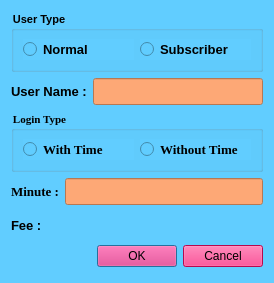
<?xml version="1.0" encoding="UTF-8"?>
<ui version="4.0">
 <class>StartComputer</class>
 <widget class="QDialog" name="StartComputer">
  <property name="geometry">
   <rect>
    <x>0</x>
    <y>0</y>
    <width>274</width>
    <height>283</height>
   </rect>
  </property>
  <property name="windowTitle">
   <string>Masa Aç</string>
  </property>
  <property name="windowIcon">
   <iconset resource="resources.qrc">
    <normaloff>:/icons/icons/monitor-icon-ready.png</normaloff>:/icons/icons/monitor-icon-ready.png</iconset>
  </property>
  <property name="styleSheet">
   <string notr="true">background-color: rgb(97, 205, 255);</string>
  </property>
  <layout class="QVBoxLayout" name="verticalLayout">
   <item>
    <widget class="QGroupBox" name="userType">
     <property name="sizePolicy">
      <sizepolicy hsizetype="Preferred" vsizetype="Fixed">
       <horstretch>0</horstretch>
       <verstretch>0</verstretch>
      </sizepolicy>
     </property>
     <property name="font">
      <font>
       <family>MS Shell Dlg 2</family>
       <pointsize>8</pointsize>
       <weight>75</weight>
       <bold>true</bold>
      </font>
     </property>
     <property name="title">
      <string>User Type</string>
     </property>
     <layout class="QHBoxLayout" name="horizontalLayout_2">
      <item>
       <widget class="QRadioButton" name="normal">
        <property name="font">
         <font>
          <family>MS Sans Serif</family>
          <pointsize>10</pointsize>
          <weight>75</weight>
          <bold>true</bold>
         </font>
        </property>
        <property name="text">
         <string>Normal</string>
        </property>
       </widget>
      </item>
      <item>
       <widget class="QRadioButton" name="subscriber">
        <property name="font">
         <font>
          <family>MS Sans Serif</family>
          <pointsize>10</pointsize>
          <weight>75</weight>
          <bold>true</bold>
         </font>
        </property>
        <property name="text">
         <string>Subscriber</string>
        </property>
       </widget>
      </item>
     </layout>
    </widget>
   </item>
   <item>
    <layout class="QHBoxLayout" name="horizontalLayout">
     <item>
      <widget class="QLabel" name="username">
       <property name="font">
        <font>
         <family>MS Sans Serif</family>
         <pointsize>10</pointsize>
         <weight>75</weight>
         <bold>true</bold>
        </font>
       </property>
       <property name="text">
        <string>User Name :</string>
       </property>
      </widget>
     </item>
     <item>
      <widget class="QLineEdit" name="readUserName">
       <property name="font">
        <font>
         <family>MS Sans Serif</family>
         <pointsize>12</pointsize>
         <weight>75</weight>
         <bold>true</bold>
        </font>
       </property>
       <property name="styleSheet">
        <string notr="true">background-color: rgb(253, 168, 118);</string>
       </property>
      </widget>
     </item>
    </layout>
   </item>
   <item>
    <widget class="QGroupBox" name="groupBox_2">
     <property name="sizePolicy">
      <sizepolicy hsizetype="Preferred" vsizetype="Fixed">
       <horstretch>0</horstretch>
       <verstretch>0</verstretch>
      </sizepolicy>
     </property>
     <property name="font">
      <font>
       <family>Times New Roman</family>
       <pointsize>8</pointsize>
       <weight>75</weight>
       <bold>true</bold>
      </font>
     </property>
     <property name="title">
      <string>Login Type</string>
     </property>
     <layout class="QHBoxLayout" name="horizontalLayout_7">
      <item>
       <widget class="QRadioButton" name="withTimer">
        <property name="font">
         <font>
          <family>Times New Roman</family>
          <pointsize>10</pointsize>
          <weight>75</weight>
          <bold>true</bold>
         </font>
        </property>
        <property name="text">
         <string>With Time</string>
        </property>
       </widget>
      </item>
      <item>
       <widget class="QRadioButton" name="withoutTimer">
        <property name="font">
         <font>
          <family>Times New Roman</family>
          <pointsize>10</pointsize>
          <weight>75</weight>
          <bold>true</bold>
         </font>
        </property>
        <property name="text">
         <string>Without Time</string>
        </property>
       </widget>
      </item>
     </layout>
    </widget>
   </item>
   <item>
    <layout class="QHBoxLayout" name="horizontalLayout_4">
     <item>
      <widget class="QLabel" name="minute">
       <property name="font">
        <font>
         <family>Times New Roman</family>
         <pointsize>10</pointsize>
         <weight>75</weight>
         <bold>true</bold>
        </font>
       </property>
       <property name="text">
        <string>Minute :</string>
       </property>
      </widget>
     </item>
     <item>
      <widget class="QLineEdit" name="readMinute">
       <property name="font">
        <font>
         <family>Times New Roman</family>
         <pointsize>12</pointsize>
         <weight>75</weight>
         <bold>true</bold>
        </font>
       </property>
       <property name="styleSheet">
        <string notr="true">background-color: rgb(253, 168, 118);</string>
       </property>
      </widget>
     </item>
    </layout>
   </item>
   <item>
    <layout class="QHBoxLayout" name="horizontalLayout_6">
     <property name="spacing">
      <number>0</number>
     </property>
     <item>
      <widget class="QLabel" name="fee">
       <property name="sizePolicy">
        <sizepolicy hsizetype="Preferred" vsizetype="Preferred">
         <horstretch>0</horstretch>
         <verstretch>0</verstretch>
        </sizepolicy>
       </property>
       <property name="font">
        <font>
         <family>MS Sans Serif</family>
         <pointsize>10</pointsize>
         <weight>75</weight>
         <bold>true</bold>
        </font>
       </property>
       <property name="text">
        <string>Fee :</string>
       </property>
      </widget>
     </item>
     <item>
      <widget class="QLabel" name="writeFee">
       <property name="sizePolicy">
        <sizepolicy hsizetype="Fixed" vsizetype="Fixed">
         <horstretch>1</horstretch>
         <verstretch>1</verstretch>
        </sizepolicy>
       </property>
       <property name="font">
        <font>
         <pointsize>18</pointsize>
         <weight>75</weight>
         <bold>true</bold>
        </font>
       </property>
       <property name="text">
        <string/>
       </property>
      </widget>
     </item>
    </layout>
   </item>
   <item>
    <widget class="QDialogButtonBox" name="buttonBox">
     <property name="font">
      <font>
       <pointsize>10</pointsize>
       <weight>75</weight>
       <bold>true</bold>
      </font>
     </property>
     <property name="styleSheet">
      <string notr="true">background-color: rgb(252, 14, 110);</string>
     </property>
     <property name="orientation">
      <enum>Qt::Horizontal</enum>
     </property>
     <property name="standardButtons">
      <set>QDialogButtonBox::Cancel|QDialogButtonBox::Ok</set>
     </property>
    </widget>
   </item>
  </layout>
 </widget>
 <resources>
  <include location="resources.qrc"/>
 </resources>
 <connections>
  <connection>
   <sender>buttonBox</sender>
   <signal>accepted()</signal>
   <receiver>StartComputer</receiver>
   <slot>accept()</slot>
   <hints>
    <hint type="sourcelabel">
     <x>248</x>
     <y>254</y>
    </hint>
    <hint type="destinationlabel">
     <x>157</x>
     <y>274</y>
    </hint>
   </hints>
  </connection>
  <connection>
   <sender>buttonBox</sender>
   <signal>rejected()</signal>
   <receiver>StartComputer</receiver>
   <slot>reject()</slot>
   <hints>
    <hint type="sourcelabel">
     <x>316</x>
     <y>260</y>
    </hint>
    <hint type="destinationlabel">
     <x>286</x>
     <y>274</y>
    </hint>
   </hints>
  </connection>
 </connections>
</ui>
